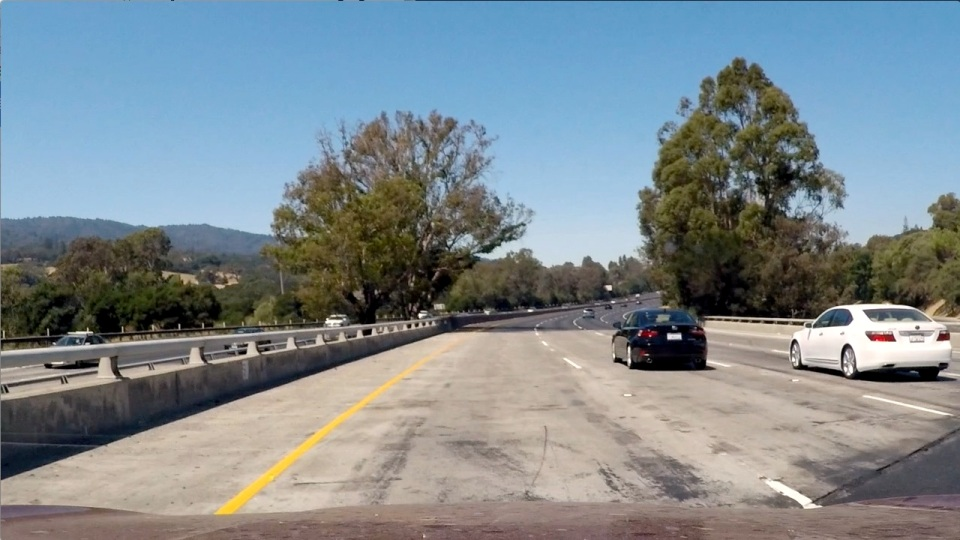
#> input picture test_images/test1.jpg, 960 x 540 px
$ python -i sliding_window.py   (imports and definitions only)
#> lines starting #> are read from the running program, lines starting #| are printed output that depends on the picture
import cv2
import numpy as np


# [38 lines of commented-out code are left out]
def thresh_binary(img):
    # Convert the image to HSV color format
    img_hsv = cv2.cvtColor(img, cv2.COLOR_BGR2HSV)

    # [7 lines of commented-out code are left out]

    low_h = 0
    high_h = 255
    low_s = 0
    high_s = 255
    low_v = 215
    high_v = 255

    # Get lower and higher thresholds of every channel
    low = np.array([low_h, low_s, low_v])
    high = np.array([high_h, high_s, high_v])

    # print(low, high)

    # Threshold the HSV image
    mask = cv2.inRange(img_hsv, low, high)

    return mask


# Function to apply Sliding Window algorithm to a thresholded binary image which is in Bird's-eye view form
def sliding_window(img):
    # Get histogram of bottom half of the binary image along x-axis where lane pixel's intensity are high
    histogram = np.sum(img[img.shape[0] // 2:, :], axis=0)

    # Separate left and right lanes
    mid_point = int((histogram.shape[0] / 2))

    # When there is any peak before midpoint, store the maximum peak's x-coordinate
    left_base = np.argmax(histogram[:mid_point])

    # When there is any peak after midpoint, store the maximum peak's x-coordinate
    right_base = np.argmax(histogram[mid_point:]) + mid_point

    y = 531

    # List to store x-coordinates of left and right lanes respectively
    lx = []
    rx = []

    window_no = 20  # Number of sliding windows
    window_height = int(y / window_no)

    # Half of the width of a window = 50

    # Until reaching top
    while y > 0:
        # It will contain only the contents of the bottom left window
        img_l = img[y-window_height:y, left_base-50:left_base+50]

        # Detect contours
        contours, _ = cv2.findContours(
            img_l, cv2.RETR_TREE, cv2.CHAIN_APPROX_SIMPLE)

        for cont in contours:
            # Get moments
            M = cv2.moments(cont)

            if M["m00"] != 0:
                # Get center coordinate (x) of the detected lane of that window
                cx = int(M["m10"] / M["m00"])

                # Append 'cx' as the perspective of the window
                # So considering x-origin, append as 'left_base - 50 + cx'
                lx.append(left_base - 50 + cx)

                # Update left_base
                left_base = left_base - 50 + cx

        # It will contain only the contents of the bottom right window
        img_r = img[y-window_height:y, right_base-50:right_base+50]

        # Detect contours
        contours, _ = cv2.findContours(
            img_r, cv2.RETR_TREE, cv2.CHAIN_APPROX_SIMPLE)

        for cont in contours:
            # Get moments
            M = cv2.moments(cont)

            if M["m00"] != 0:
                # Get center coordinate (x) of the detected lane of that window
                cx = int(M["m10"] / M["m00"])

                # Append 'cx' as the perspective of the window
                # So considering x-origin, append as 'right_base - 50 + cx'
                rx.append(right_base - 50 + cx)

                # Update right_base
                right_base = right_base - 50 + cx

        # Draw the windows
        cv2.rectangle(img, (left_base-50, y), (left_base+50,
                      y-window_height), (255, 255, 255), 3)
        cv2.rectangle(img, (right_base-50, y), (right_base +
                      50, y-window_height), (255, 255, 255), 3)

        # Update y-axis value
        y -= window_height

    return img


# [17 lines of commented-out code are left out]

>>> import cv2
>>> picture = cv2.imread('../test_images/test1.jpg', cv2.IMREAD_GRAYSCALE)
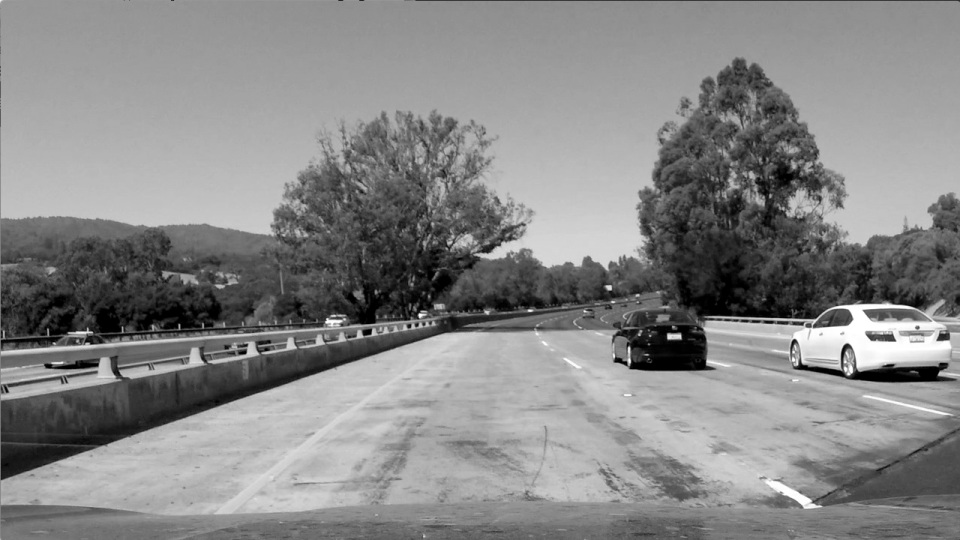
#> picture: shape (540, 960); min 0, max 255, mean 134.6
>>> result = sliding_window(picture)
#> in sliding_window, `histogram = np.sum(img[img.shape[0] // 2:, :], axis=0)`: histogram = 960 values, max 41627 at index 584, min 22611 at index 1, mean 34463.3
#> in sliding_window, `left_base = np.argmax(histogram[:mid_point])`: left_base = 342
#> in sliding_window, `right_base = np.argmax(histogram[mid_point:]) + mid_point`: right_base = 584
#> the loop in sliding_window, `while y > 0:` made 21 passes
#> pass 1, in sliding_window, `img_l = img[y-window_height:y, left_base-50:left_base+50]`:
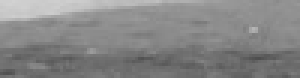
#> img_l: shape (26, 100) (shown 3 times larger); min 78, max 210, mean 134
#> pass 1, in sliding_window, `img_r = img[y-window_height:y, right_base-50:right_base+50]`:
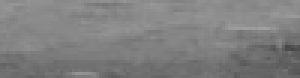
#> img_r: shape (26, 100) (shown 3 times larger); min 70, max 160, mean 127.2
#> pass 2, in sliding_window, `img_l = img[y-window_height:y, left_base-50:left_base+50]`:
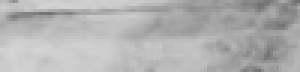
#> img_l: shape (26, 100) (shown 3 times larger); min 112, max 255, mean 183.6
#> pass 2, in sliding_window, `img_r = img[y-window_height:y, right_base-50:right_base+50]`:
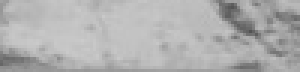
#> img_r: shape (26, 100) (shown 3 times larger); min 82, max 255, mean 182.2
#> after the loop in sliding_window, `while y > 0:`:
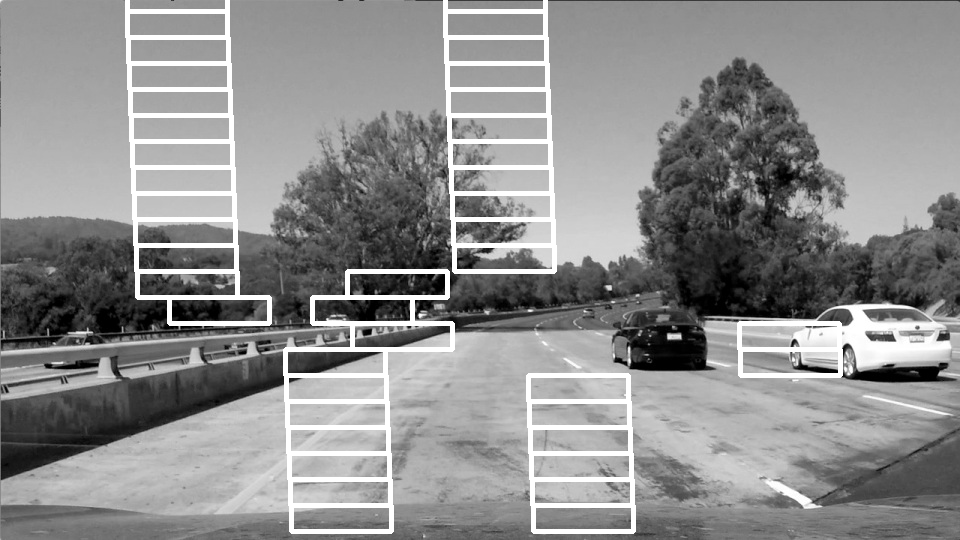
#> img: shape (540, 960); min 0, max 255, mean 141.6
#> after the loop in sliding_window, `while y > 0:`: left_base = 177; lx = 44 values, max 402 at index 9, min 177 at index 43, mean 288.4; right_base = 495; rx = 54 values, max 790 at index 11, min 361 at index 35, mean 554.6; y = -15

$ run again, on test_images/test2.jpg
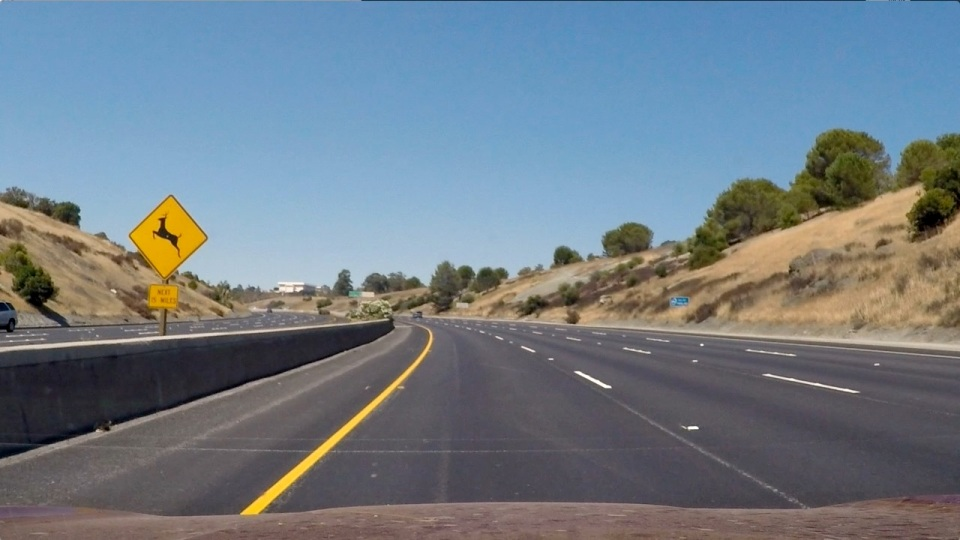
#> input picture test_images/test2.jpg, 960 x 540 px
#> histogram = 960 values, max 29857 at index 287, min 18769 at index 34, mean 26367.3
#> in sliding_window, `left_base = np.argmax(histogram[:mid_point])`: left_base = 287
#> in sliding_window, `right_base = np.argmax(histogram[mid_point:]) + mid_point`: right_base = 847
#> the loop in sliding_window, `while y > 0:` made 21 passes
#> pass 1, in sliding_window, `img_r = img[y-window_height:y, right_base-50:right_base+50]`:
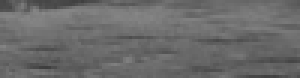
#> img_r: shape (26, 100) (shown 3 times larger); min 62, max 136, mean 106.3
#> after the loop in sliding_window, `while y > 0:`:
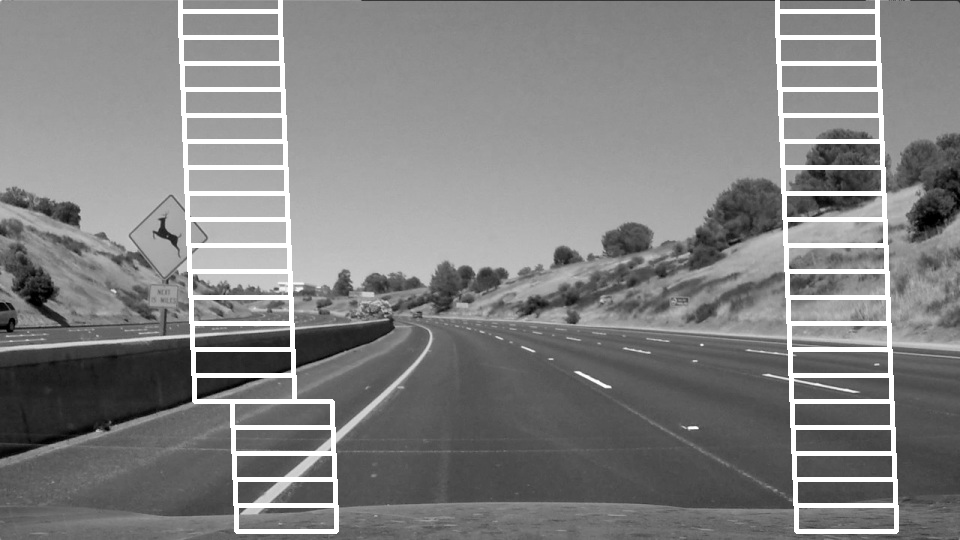
#> img: shape (540, 960); min 0, max 255, mean 129.7
#> after the loop in sliding_window, `while y > 0:`: left_base = 230; lx = [286, 285, 284, 283, 282, 281, 244, 243, 242, 241, 240, 239, 238, 237, 236, 235, 234, 233, 232, 231, 230]; right_base = 827; rx = [846, 845, 844, 843, 842, 841, 840, 839, 838, 837, 836, 835, 834, 833, 832, 831, 830, 829, 828, 827]; y = -15

$ run again, on test_images/test3.jpg
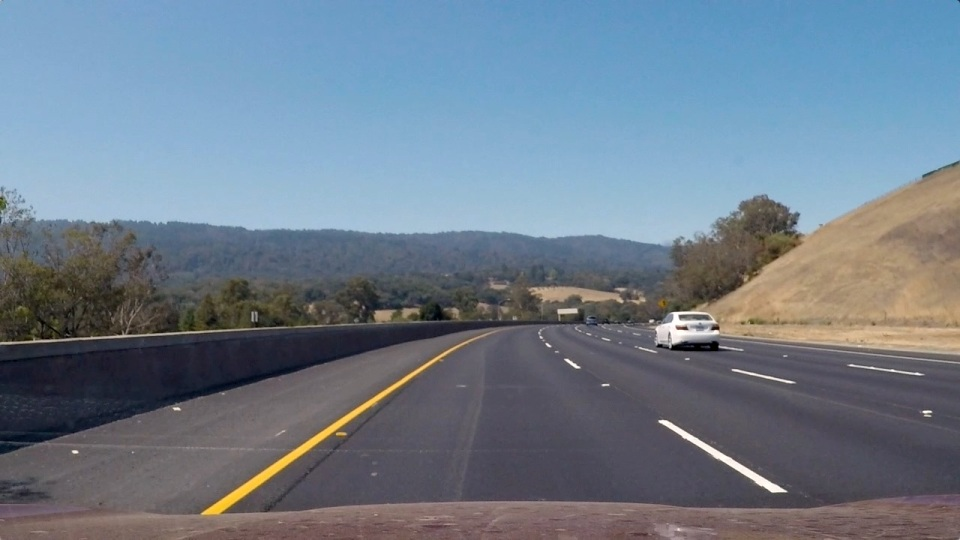
#> input picture test_images/test3.jpg, 960 x 540 px
#> histogram = 960 values, max 30758 at index 769, min 15984 at index 29, mean 24436.2
#> in sliding_window, `left_base = np.argmax(histogram[:mid_point])`: left_base = 456
#> in sliding_window, `right_base = np.argmax(histogram[mid_point:]) + mid_point`: right_base = 769
#> the loop in sliding_window, `while y > 0:` made 21 passes
#> pass 1, in sliding_window, `img_l = img[y-window_height:y, left_base-50:left_base+50]`:
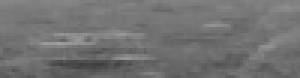
#> img_l: shape (26, 100) (shown 3 times larger); min 60, max 162, mean 113.8
#> after the loop in sliding_window, `while y > 0:`:
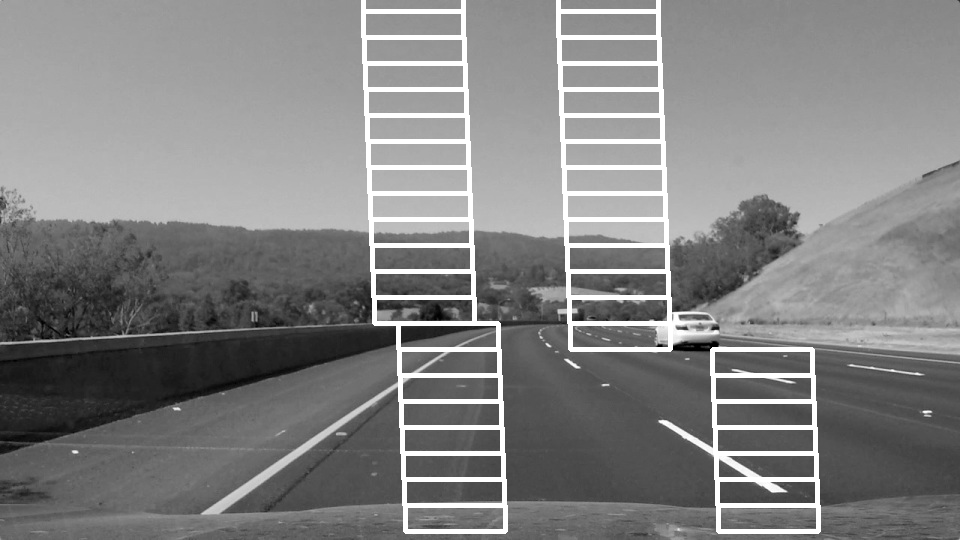
#> img: shape (540, 960); min 0, max 255, mean 130.1
#> after the loop in sliding_window, `while y > 0:`: left_base = 413; lx = [455, 454, 453, 452, 451, 450, 449, 448, 447, 434, 424, 423, 422, 421, 420, 419, 418, 417, 416, 415, 414, 413]; right_base = 608; rx = [768, 767, 766, 765, 764, 763, 762, 761, 716, 668, 620, 619, 618, 617, 616, 615, 614, 613, 612, 611, 610, 609, 608]; y = -15

$ run again, on test_images/test4.jpg
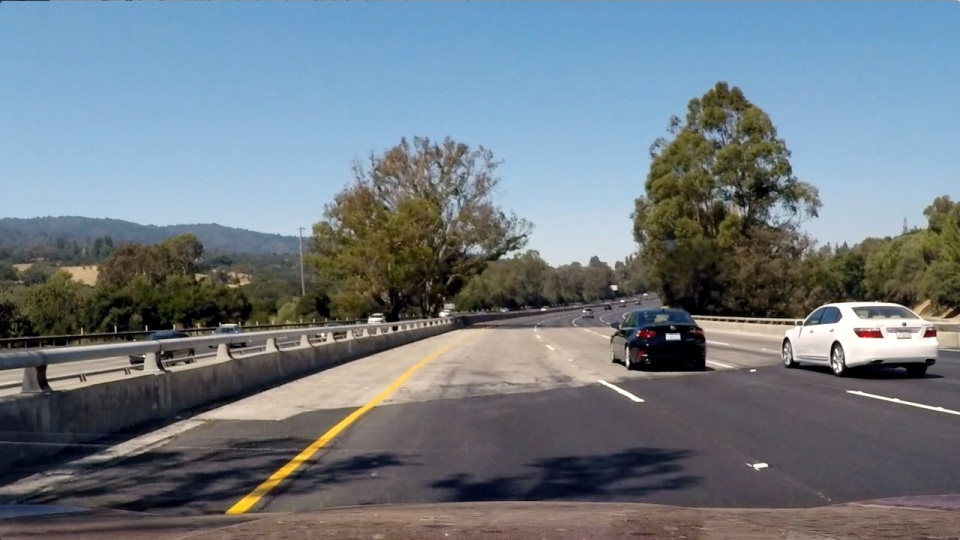
#> input picture test_images/test4.jpg, 960 x 540 px
#> histogram = 960 values, max 32339 at index 848, min 13423 at index 42, mean 24257.8
#> in sliding_window, `left_base = np.argmax(histogram[:mid_point])`: left_base = 373
#> in sliding_window, `right_base = np.argmax(histogram[mid_point:]) + mid_point`: right_base = 848
#> the loop in sliding_window, `while y > 0:` made 21 passes
#> pass 1, in sliding_window, `img_r = img[y-window_height:y, right_base-50:right_base+50]`:
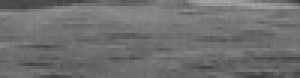
#> img_r: shape (26, 100) (shown 3 times larger); min 64, max 162, mean 111
#> after the loop in sliding_window, `while y > 0:`:
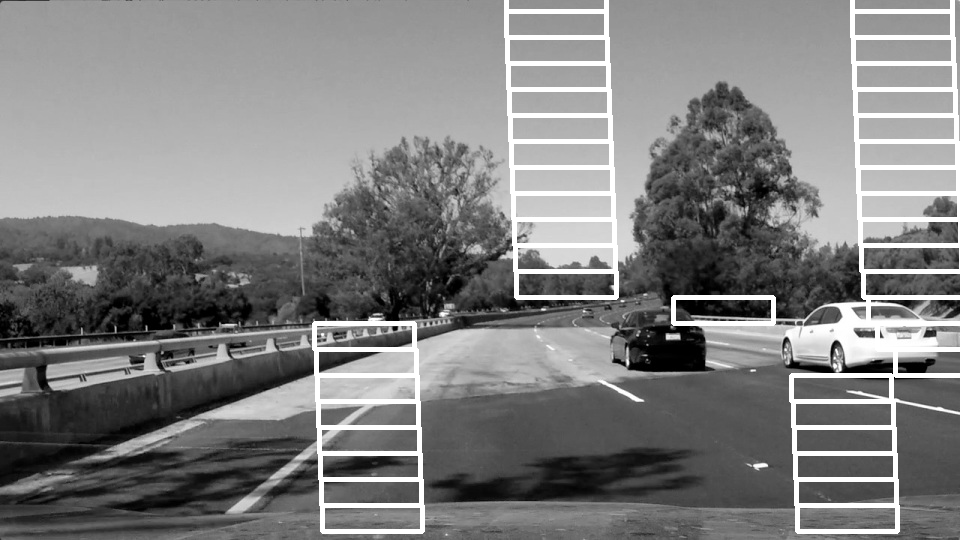
#> img: shape (540, 960); min 0, max 255, mean 127.4
#> after the loop in sliding_window, `while y > 0:`: left_base = 556; lx = 63 values, max 723 at index 40, min 335 at index 8, mean 519.5; right_base = 902; rx = 48 values, max 984 at index 27, min 811 at index 20, mean 883.4; y = -15
